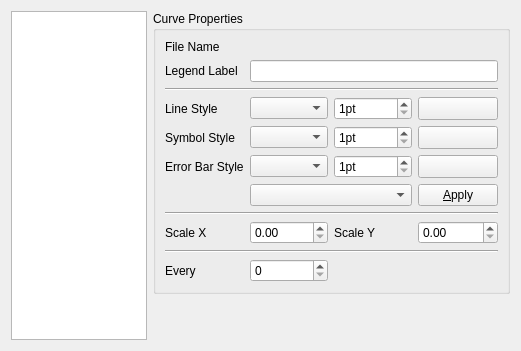
<?xml version="1.0" encoding="UTF-8"?>
<ui version="4.0">
 <class>CurveConfigPage</class>
 <widget class="QWidget" name="CurveConfigPage">
  <property name="geometry">
   <rect>
    <x>0</x>
    <y>0</y>
    <width>521</width>
    <height>351</height>
   </rect>
  </property>
  <property name="windowTitle">
   <string>Form</string>
  </property>
  <layout class="QGridLayout" name="gridLayout_2">
   <item row="0" column="0" rowspan="2">
    <widget class="QListView" name="curveList">
     <property name="sizePolicy">
      <sizepolicy hsizetype="Preferred" vsizetype="Expanding">
       <horstretch>0</horstretch>
       <verstretch>0</verstretch>
      </sizepolicy>
     </property>
     <property name="editTriggers">
      <set>QAbstractItemView::NoEditTriggers</set>
     </property>
    </widget>
   </item>
   <item row="0" column="1">
    <widget class="QGroupBox" name="groupBox">
     <property name="title">
      <string>Curve Properties</string>
     </property>
     <layout class="QGridLayout" name="gridLayout">
      <item row="1" column="0">
       <widget class="QLabel" name="lblLegendLabel">
        <property name="text">
         <string>Legend Label</string>
        </property>
        <property name="buddy">
         <cstring>editLegendLabel</cstring>
        </property>
       </widget>
      </item>
      <item row="1" column="1" colspan="3">
       <widget class="QLineEdit" name="editLegendLabel"/>
      </item>
      <item row="3" column="0">
       <widget class="QLabel" name="lblLineStyle">
        <property name="text">
         <string>Line Style</string>
        </property>
        <property name="buddy">
         <cstring>comboLineStyle</cstring>
        </property>
       </widget>
      </item>
      <item row="3" column="1">
       <widget class="LineStyleCombo" name="comboLineStyle">
        <property name="sizePolicy">
         <sizepolicy hsizetype="MinimumExpanding" vsizetype="Fixed">
          <horstretch>0</horstretch>
          <verstretch>0</verstretch>
         </sizepolicy>
        </property>
       </widget>
      </item>
      <item row="3" column="2">
       <widget class="QSpinBox" name="spinLineWidth">
        <property name="sizePolicy">
         <sizepolicy hsizetype="MinimumExpanding" vsizetype="Fixed">
          <horstretch>0</horstretch>
          <verstretch>0</verstretch>
         </sizepolicy>
        </property>
        <property name="suffix">
         <string>pt</string>
        </property>
        <property name="minimum">
         <number>1</number>
        </property>
       </widget>
      </item>
      <item row="4" column="0">
       <widget class="QLabel" name="lblSymbolStyle">
        <property name="text">
         <string>Symbol Style</string>
        </property>
        <property name="buddy">
         <cstring>comboSymbolStyle</cstring>
        </property>
       </widget>
      </item>
      <item row="4" column="1">
       <widget class="SymbolStyleCombo" name="comboSymbolStyle">
        <property name="sizePolicy">
         <sizepolicy hsizetype="MinimumExpanding" vsizetype="Fixed">
          <horstretch>0</horstretch>
          <verstretch>0</verstretch>
         </sizepolicy>
        </property>
       </widget>
      </item>
      <item row="4" column="2">
       <widget class="QSpinBox" name="spinSymbolSize">
        <property name="sizePolicy">
         <sizepolicy hsizetype="MinimumExpanding" vsizetype="Fixed">
          <horstretch>0</horstretch>
          <verstretch>0</verstretch>
         </sizepolicy>
        </property>
        <property name="suffix">
         <string>pt</string>
        </property>
        <property name="minimum">
         <number>1</number>
        </property>
       </widget>
      </item>
      <item row="5" column="0">
       <widget class="QLabel" name="lblErrorBarStyle">
        <property name="text">
         <string>Error Bar Style</string>
        </property>
        <property name="buddy">
         <cstring>comboErrorBarStyle</cstring>
        </property>
       </widget>
      </item>
      <item row="5" column="1">
       <widget class="LineStyleCombo" name="comboErrorBarStyle">
        <property name="sizePolicy">
         <sizepolicy hsizetype="MinimumExpanding" vsizetype="Fixed">
          <horstretch>0</horstretch>
          <verstretch>0</verstretch>
         </sizepolicy>
        </property>
       </widget>
      </item>
      <item row="5" column="2">
       <widget class="QSpinBox" name="spinErrorBarWidth">
        <property name="sizePolicy">
         <sizepolicy hsizetype="MinimumExpanding" vsizetype="Fixed">
          <horstretch>0</horstretch>
          <verstretch>0</verstretch>
         </sizepolicy>
        </property>
        <property name="suffix">
         <string>pt</string>
        </property>
        <property name="minimum">
         <number>1</number>
        </property>
       </widget>
      </item>
      <item row="8" column="0" colspan="4">
       <widget class="Line" name="line_2">
        <property name="orientation">
         <enum>Qt::Horizontal</enum>
        </property>
       </widget>
      </item>
      <item row="9" column="0">
       <widget class="QLabel" name="lblScaleX">
        <property name="text">
         <string>Scale X</string>
        </property>
        <property name="buddy">
         <cstring>comboErrorBarStyle</cstring>
        </property>
       </widget>
      </item>
      <item row="9" column="1">
       <widget class="QDoubleSpinBox" name="spinScaleX"/>
      </item>
      <item row="9" column="2">
       <widget class="QLabel" name="lblScaleY">
        <property name="text">
         <string>Scale Y</string>
        </property>
        <property name="buddy">
         <cstring>comboErrorBarStyle</cstring>
        </property>
       </widget>
      </item>
      <item row="9" column="3">
       <widget class="QDoubleSpinBox" name="spinScaleY"/>
      </item>
      <item row="10" column="0" colspan="4">
       <widget class="Line" name="line_3">
        <property name="orientation">
         <enum>Qt::Horizontal</enum>
        </property>
       </widget>
      </item>
      <item row="11" column="1">
       <widget class="QSpinBox" name="spinEvery"/>
      </item>
      <item row="11" column="0">
       <widget class="QLabel" name="lblEvery">
        <property name="text">
         <string>Every</string>
        </property>
        <property name="buddy">
         <cstring>comboErrorBarStyle</cstring>
        </property>
       </widget>
      </item>
      <item row="2" column="0" colspan="4">
       <widget class="Line" name="line_4">
        <property name="orientation">
         <enum>Qt::Horizontal</enum>
        </property>
       </widget>
      </item>
      <item row="6" column="3">
       <widget class="QPushButton" name="btnApplyTemplate">
        <property name="text">
         <string>&amp;Apply</string>
        </property>
       </widget>
      </item>
      <item row="6" column="1" colspan="2">
       <widget class="QComboBox" name="comboTemplates"/>
      </item>
      <item row="0" column="0">
       <widget class="QLabel" name="lblFileName">
        <property name="text">
         <string>File Name</string>
        </property>
       </widget>
      </item>
      <item row="0" column="1" colspan="3">
       <widget class="QLabel" name="lblFileNameDisplay">
        <property name="text">
         <string/>
        </property>
        <property name="textInteractionFlags">
         <set>Qt::NoTextInteraction</set>
        </property>
       </widget>
      </item>
      <item row="5" column="3">
       <widget class="ColorButton" name="btnErrorBarStyleColor">
        <property name="sizePolicy">
         <sizepolicy hsizetype="Preferred" vsizetype="Fixed">
          <horstretch>0</horstretch>
          <verstretch>0</verstretch>
         </sizepolicy>
        </property>
        <property name="focusPolicy">
         <enum>Qt::StrongFocus</enum>
        </property>
        <property name="text">
         <string/>
        </property>
        <property name="iconSize">
         <size>
          <width>32</width>
          <height>16</height>
         </size>
        </property>
        <property name="popupMode">
         <enum>QToolButton::DelayedPopup</enum>
        </property>
       </widget>
      </item>
      <item row="4" column="3">
       <widget class="ColorButton" name="btnSymbolStyleColor">
        <property name="sizePolicy">
         <sizepolicy hsizetype="Preferred" vsizetype="Fixed">
          <horstretch>0</horstretch>
          <verstretch>0</verstretch>
         </sizepolicy>
        </property>
        <property name="focusPolicy">
         <enum>Qt::StrongFocus</enum>
        </property>
        <property name="text">
         <string/>
        </property>
        <property name="iconSize">
         <size>
          <width>32</width>
          <height>16</height>
         </size>
        </property>
        <property name="popupMode">
         <enum>QToolButton::DelayedPopup</enum>
        </property>
       </widget>
      </item>
      <item row="3" column="3">
       <widget class="ColorButton" name="btnLineColor">
        <property name="sizePolicy">
         <sizepolicy hsizetype="Preferred" vsizetype="Fixed">
          <horstretch>0</horstretch>
          <verstretch>0</verstretch>
         </sizepolicy>
        </property>
        <property name="focusPolicy">
         <enum>Qt::StrongFocus</enum>
        </property>
        <property name="text">
         <string/>
        </property>
        <property name="iconSize">
         <size>
          <width>32</width>
          <height>16</height>
         </size>
        </property>
        <property name="popupMode">
         <enum>QToolButton::DelayedPopup</enum>
        </property>
       </widget>
      </item>
     </layout>
    </widget>
   </item>
   <item row="1" column="1">
    <spacer name="verticalSpacer">
     <property name="orientation">
      <enum>Qt::Vertical</enum>
     </property>
     <property name="sizeHint" stdset="0">
      <size>
       <width>357</width>
       <height>4</height>
      </size>
     </property>
    </spacer>
   </item>
  </layout>
 </widget>
 <customwidgets>
  <customwidget>
   <class>LineStyleCombo</class>
   <extends>QComboBox</extends>
   <header>saxsview_linestylecombo.h</header>
  </customwidget>
  <customwidget>
   <class>SymbolStyleCombo</class>
   <extends>QComboBox</extends>
   <header>saxsview_symbolstylecombo.h</header>
  </customwidget>
  <customwidget>
   <class>ColorButton</class>
   <extends>QToolButton</extends>
   <header>saxsview_colorbutton.h</header>
  </customwidget>
 </customwidgets>
 <resources/>
 <connections/>
</ui>
